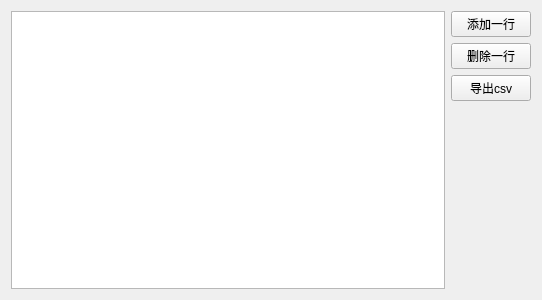
<?xml version="1.0" encoding="UTF-8"?>
<ui version="4.0">
 <class>BaseInfoWidget</class>
 <widget class="QWidget" name="BaseInfoWidget">
  <property name="geometry">
   <rect>
    <x>0</x>
    <y>0</y>
    <width>542</width>
    <height>300</height>
   </rect>
  </property>
  <property name="windowTitle">
   <string>Form</string>
  </property>
  <layout class="QHBoxLayout" name="horizontalLayout">
   <item>
    <widget class="QTableView" name="tableView"/>
   </item>
   <item>
    <layout class="QVBoxLayout" name="verticalLayout">
     <item>
      <widget class="QPushButton" name="btnAdd">
       <property name="text">
        <string>添加一行</string>
       </property>
      </widget>
     </item>
     <item>
      <widget class="QPushButton" name="btnDel">
       <property name="text">
        <string>删除一行</string>
       </property>
      </widget>
     </item>
     <item>
      <widget class="QPushButton" name="btnExport">
       <property name="text">
        <string>导出csv</string>
       </property>
      </widget>
     </item>
     <item>
      <spacer name="verticalSpacer">
       <property name="orientation">
        <enum>Qt::Orientation::Vertical</enum>
       </property>
       <property name="sizeHint" stdset="0">
        <size>
         <width>20</width>
         <height>40</height>
        </size>
       </property>
      </spacer>
     </item>
    </layout>
   </item>
  </layout>
 </widget>
 <resources/>
 <connections/>
</ui>
